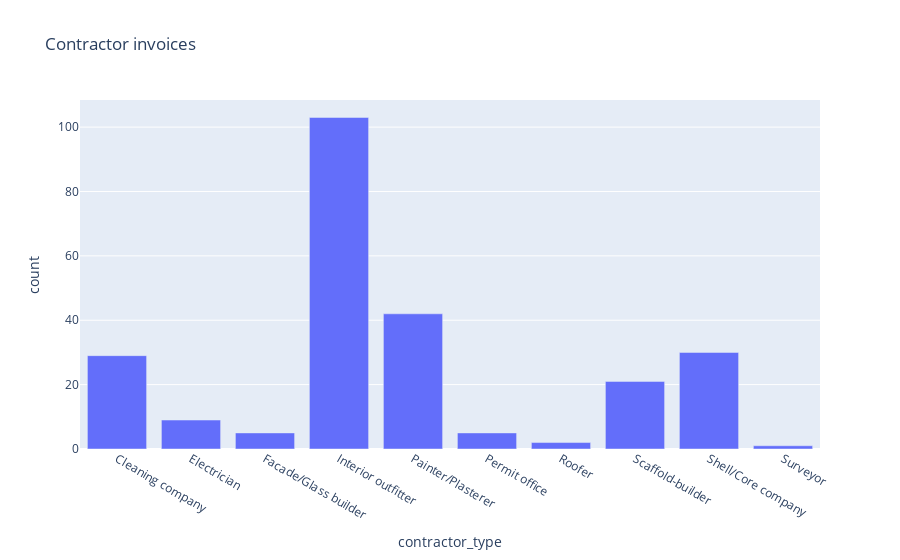

Source (notebook cell):
### Code cell
fig = px.bar(data_tp.groupby(data_renamed['contractor_type']).count().iloc[:, [0]],
             y="invoice_Nr.",
             title='Contractor invoices',
             labels={'invoice_Nr.':'count'})
fig.show()

### Figure 1 — Plotly figure (JSON) as saved in the notebook; plotly's stock layout.template omitted (floating-point values rounded to 4 significant figures)
{"data": [{"alignmentgroup": "True", "hovertemplate": "contractor_type=%{x}<br>count=%{y}<extra></extra>", "legendgroup": "", "marker": {"color": "#636efa"}, "name": "", "offsetgroup": "", "orientation": "v", "showlegend": false, "textposition": "auto", "type": "bar", "x": ["Cleaning company", "Electrician", "Facade/Glass builder", "Interior outfitter", "Painter/Plasterer", "Permit office", "Roofer", "Scaffold-builder", "Shell/Core company", "Surveyor"], "xaxis": "x", "y": [29, 9, 5, 103, 42, 5, 2, 21, 30, 1], "yaxis": "y"}], "layout": {"barmode": "relative", "legend": {"tracegroupgap": 0}, "title": {"text": "Contractor invoices"}, "xaxis": {"anchor": "y", "domain": [0, 1], "title": {"text": "contractor_type"}}, "yaxis": {"anchor": "x", "domain": [0, 1], "title": {"text": "count"}}}}
